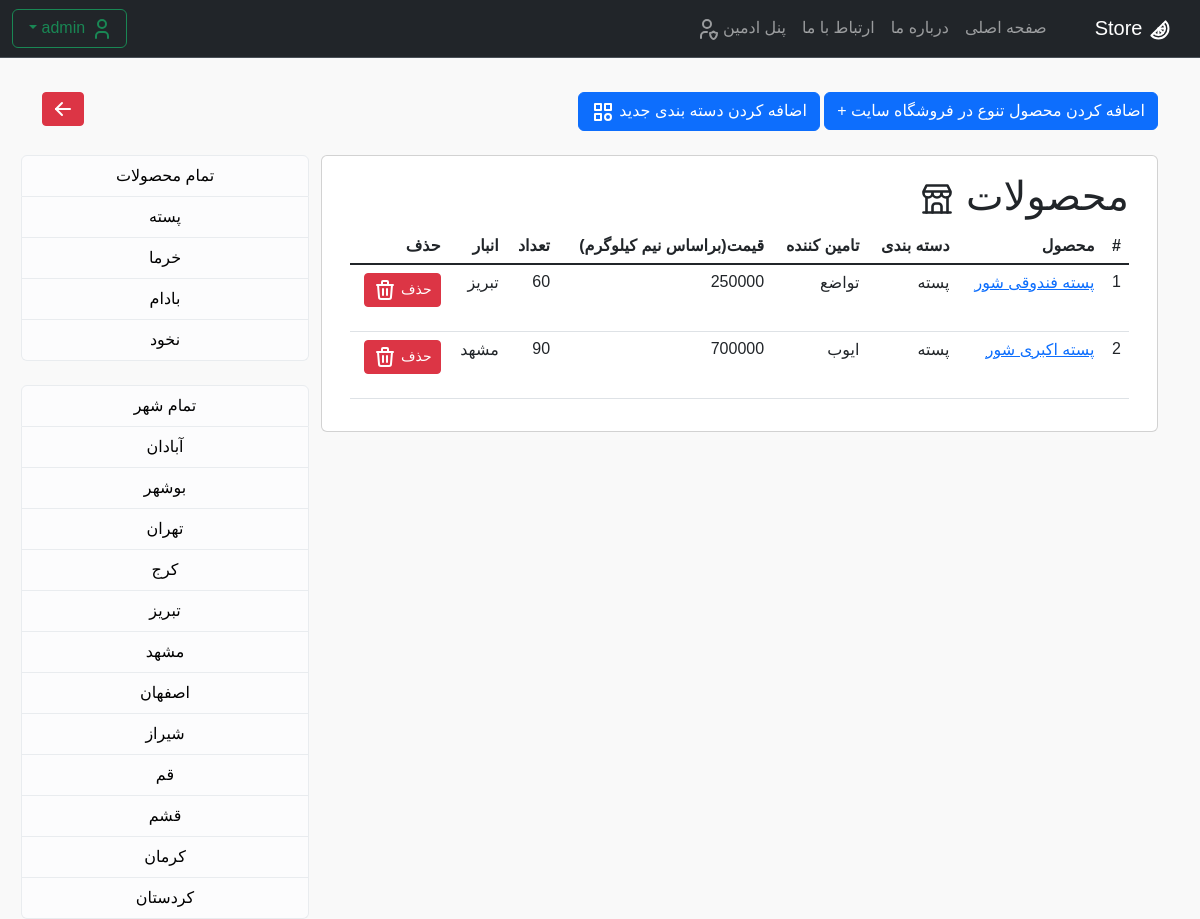
Before: /panel/product-variations/?categories_admin=1 (signed in) with the older database file.
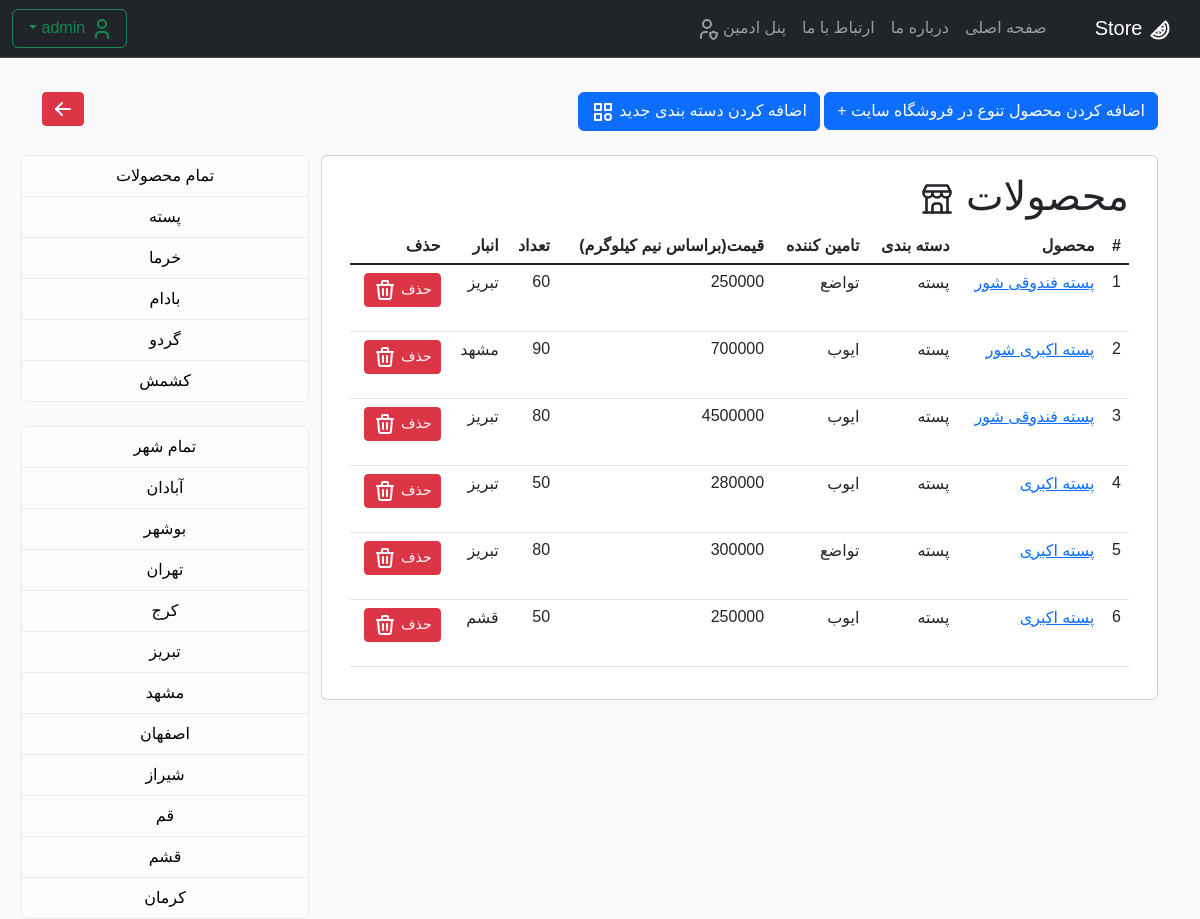
After: the same page with the newer database file.
### products/models.py (models this page shows, shortened)
class ProductVariation(models.Model):
    variationId = models.AutoField(primary_key=True)
    productId = models.ForeignKey(ProductCategory, on_delete=models.CASCADE, verbose_name='دسته محصول')
    name = models.CharField(max_length=30, verbose_name='نام محصول')
    Supplier = models.ManyToManyField('Supplier')
    price = models.IntegerField(verbose_name='قیمت (تومان)', help_text='یک بسته 500 گرمی')
    quantity = models.IntegerField(verbose_name='تعداد کالا')
    cityId = models.ForeignKey(City, on_delete=models.CASCADE, verbose_name='انبار', null=True)
    text = models.TextField(max_length=1000, null=True, blank=True, help_text='اجبار پر کردن توضیحات نیست',
                            verbose_name='توضیح محصول')

class ProductCategory(models.Model):
    productId = models.AutoField(primary_key=True)  # create primary ky by AutoFild
    name = models.CharField(max_length=30)
    def __str__(self):
        return f"{self.name}"

class Supplier(models.Model):
    SupplierId = models.AutoField(primary_key=True)
    name = models.CharField(max_length=50, help_text='نام برند یا تامین کنندگان', verbose_name='نام تامین کنندگان')
    contactInfo = models.IntegerField(verbose_name='شماره تلفن')
    def __str__(self):
        return f"{self.name}"

class City(models.Model):
    TYPE_CHOICES = (
        ("آبادان", "آبادان"),
        ("بوشهر", "بوشهر"),
        ("تهران", "تهران"),
        ("کرج", "کرج"),
        ("تبریز", "تبریز"),
        ("مشهد", "مشهد"),
        ("اصفهان", "اصفهان"),
        ("شیراز", "شیراز"),
        ("قم", "قم"),
        ("قشم", "قشم"),
        ("کرمان", "کرمان"),
        ("کردستان", "کردستان"),
    )
    name = models.CharField(max_length=50, choices=TYPE_CHOICES)
    def __str__(self):
        return f"{self.name}"

### pages/views.py (the view)
# urls.py: path('panel/product-variations/', Product_view_list.as_view(), name='link_list_pro_v'),
class Product_view_list(View):
    @method_decorator(permission_required('products.view_productvariation'))
    def get(self, request):
        product_v_list = ProductVariation.objects.all()
        product_cat_admin = ProductCategory.objects.all()
        city = City.objects.all()
        category = request.GET.get('categories_admin')
        category_city = request.GET.get('categories_city_admin')
        if category:
            product_v_list = product_v_list.filter(productId=category)
        if category_city:
            product_v_list = product_v_list.filter(cityId=category_city)
        if category_city and category:
            product_v_list = product_v_list.filter(cityId=category_city, productId=category)
        context = {
            'pro_list': product_v_list,
            'cat1': product_cat_admin,
            'cat_city': city,
        }
        return render(request, 'admin/product_variation.html', context=context)
    def dispatch(self, request, *args, **kwargs):
        if not request.user.is_staff:
            return HttpResponseForbidden("<b><h2>دسترسی ممنوع است</h2></b><h4> .فقط مدیر سایت میتواند وارد شود</h4>")
        return super().dispatch(request, *args, **kwargs)

### templates/admin/product_variation.html (shortened to what the changed rows need)
{% extends 'base.html' %}
{% block content %}
<br>
<br>
<br>
<div class="container">
    <div class="row">
        <div class="col-md-9">
            <div class="row">
                <div class="card">
                    <div class="card-body">
                        <h1>محصولات
                        </h1>
                        <table class="table table-hover">
                            <thead>
                            <tr>
                                <th scope="col">#</th>
                                <th scope="col">محصول</th>
                                <th scope="col">دسته بندی</th>
                                <th scope="col">تامین کننده</th>
                                <th scope="col">قیمت(براساس نیم کیلوگرم)</th>
                                <th scope="col">تعداد</th>
                                <th scope="col">انبار</th>
                                <th scope="col">حذف</th>
                            </tr>
                            <tbody class="table-group-divider">
                            {% for p in pro_list %}
                            <tr>
                                <td scope="row">{{ forloop.counter }}</td>
                                <td><a href="{% url 'link_up_pro_v' p.pk %}">{{ p.name }}</a></td>
                                <td>{{ p.productId }}</td>
                                <td>{{ p.Supplier.first }}</td>
                                <td>{{ p.price }}</td>
                                <td>{{ p.quantity }}</td>
                                <td>{{ p.cityId }}</td>
                                <td>
                                    <form method="post" action="{% url 'delete-pro_v' p.pk %}">
                                        <button type="submit" class="btn btn-danger btn-sm">حذف
                                        </button>
                                    </form>
                                </td>
                            </tr>
                            {% endfor %}
                            </tbody>
                        </table>
                    </div>
                </div>
            </div>
        </div>
        <div class="col-md-3">
            <div style="width: 18rem;">
                <div class="list-group text-center">
                    <a href="{% url 'link_list_pro_v' %}"
                       class="list-group-item list-group-item-action list-group-item-light"
                       style="text-decoration: none; color: black;">
                        تمام محصولات
                    </a>
                    {% for c1 in cat1 %}
                    <a href="/panel/product-variations/?categories_admin={{ c1.pk }}"
                       class="list-group-item list-group-item-action list-group-item-light"
                       style="text-decoration: none; color: black;">
                        {{ c1.name }}
                    </a>
                    {% endfor %}
                </div>
                <br>
                <div class="list-group text-center">
                    <a href="{% url 'link_list_pro_v' %}"
                       class="list-group-item list-group-item-action list-group-item-light"
                       style="text-decoration: none; color: black;">
                        تمام شهر
                    </a>
                    {% for c_city in cat_city %}
                    <a href="/panel/product-variations/?categories_city_admin={{ c_city.pk }}"
                       class="list-group-item list-group-item-action list-group-item-light"
                       style="text-decoration: none; color: black;">
                        {{ c_city.name }}
                    </a>
                    {% endfor %}
                </div>
            </div>
        </div>
    </div>
</div>
{% endblock %}

Changed rows visible on the page:
removed ProductCategory: name "نخود"
removed City: name "کردستان"
added ProductVariation: name "پسته فندوقی شور", productId "پسته", Supplier.first "ایوب", price "4500000", quantity "80", cityId "تبریز"
added ProductVariation: name "پسته اکبری", productId "پسته", Supplier.first "ایوب", price "280000", quantity "50", cityId "تبریز"
added ProductVariation: name "پسته اکبری", productId "پسته", Supplier.first "تواضع", price "300000", quantity "80", cityId "تبریز"
added ProductVariation: name "پسته اکبری", productId "پسته", Supplier.first "ایوب", price "250000", quantity "50", cityId "قشم"
added ProductCategory: name "گردو"
added ProductCategory: name "کشمش"
